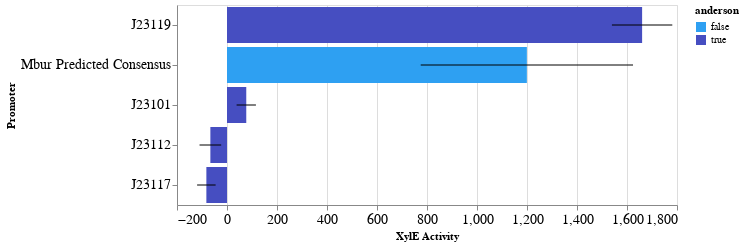

The code cell stored with this chart in its notebook:
### Code cell
# change bar color (synthetic and reference)
range_ = ['#2EA0F2','#464EC1']

bar = alt.Chart(adf).mark_bar().encode(
    y=alt.Y('Promoter:N',
            #axis=alt.Axis(title=None),
            sort=alt.EncodingSortField(field="mean_xyle", order='descending'),
           ),
    x=alt.X('mean_xyle:Q',axis=alt.Axis(title="XylE Activity")),
    #tooltip=["desc:N","hex1:N",'hex2:N','total_score:Q','mean_xyle:Q'],
    color=alt.Color('anderson:N', scale=alt.Scale(range=range_)),
).properties(
    width=500,
    height=200
)


error_bars = bar.mark_rule().encode(
  x=alt.X('std_low:Q'),
  x2=alt.X2('std_high:Q'),
    y=alt.Y('Promoter:N',
            #axis=alt.Axis(title=None,labels=False),
            sort=alt.EncodingSortField(field="mean_xyle", order='descending'),
           ),
    color=alt.value('black')
)

#alt.layer(bar, error_bars).resolve_scale(y='independent')
chart = bar + error_bars
chart.configure_axis(
    labelFontSize=14,
    labelLimit=600
)#.resolve_scale(y='independent')

### Figure 1 — Vega-Lite specification as saved in the notebook (floating-point values rounded to 4 significant figures)
{"config": {"view": {"continuousWidth": 400, "continuousHeight": 300}, "axis": {"labelFontSize": 14, "labelLimit": 600}}, "layer": [{"mark": "bar", "encoding": {"color": {"type": "nominal", "field": "anderson", "scale": {"range": ["#2EA0F2", "#464EC1"]}}, "x": {"type": "quantitative", "axis": {"title": "XylE Activity"}, "field": "mean_xyle"}, "y": {"type": "nominal", "field": "Promoter", "sort": {"field": "mean_xyle", "order": "descending"}}}, "height": 200, "width": 500}, {"mark": "rule", "encoding": {"color": {"value": "black"}, "x": {"type": "quantitative", "field": "std_low"}, "x2": {"field": "std_high"}, "y": {"type": "nominal", "field": "Promoter", "sort": {"field": "mean_xyle", "order": "descending"}}}, "height": 200, "width": 500}], "data": {"name": "data-f06a826773fca87e77329a2ad2d4770f"}, "$schema": "https://vega.github.io/schema/vega-lite/v4.0.2.json", "datasets": {"data-f06a826773fca87e77329a2ad2d4770f": [{"Promoter": "Mbur Predicted Consensus", "xyle_rep1": 852.0, "xyle_rep2": 949.0, "xyle_rep3": 1797.0, "anderson": false, "mean_xyle": 1199.0, "std_xyle": 424.7, "std_low": 774.8, "std_high": 1624.0}, {"Promoter": "J23117", "xyle_rep1": -38.2, "xyle_rep2": -80.6, "xyle_rep3": -128.8, "anderson": true, "mean_xyle": -82.53, "std_xyle": 37.01, "std_low": -119.5, "std_high": -45.52}, {"Promoter": "J23112", "xyle_rep1": -75.0, "xyle_rep2": -114.8, "xyle_rep3": -9.8, "anderson": true, "mean_xyle": -66.53, "std_xyle": 43.28, "std_low": -109.8, "std_high": -23.25}, {"Promoter": "J23101", "xyle_rep1": 24.0, "xyle_rep2": 92.2, "xyle_rep3": 115.0, "anderson": true, "mean_xyle": 77.07, "std_xyle": 38.66, "std_low": 38.41, "std_high": 115.7}, {"Promoter": "J23119", "xyle_rep1": 1830.0, "xyle_rep2": 1595.0, "xyle_rep3": 1557.0, "anderson": true, "mean_xyle": 1660.0, "std_xyle": 120.7, "std_low": 1540.0, "std_high": 1781.0}]}}
